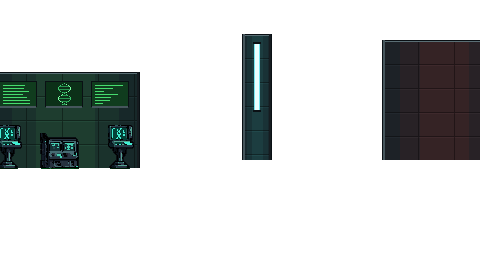
#> input picture assets/stage3/bchunk1.png, 480 x 270 px, given in place of run5_2.png, which was not available
$ python build3.py
#> lines starting #> are read from the running program, lines starting #| are printed output that depends on the picture; after the words box and inside, x2 and y2 are one past the last pixel; in counts of white or black regions, pixels touching at a corner belong together; pictures that were not available may be replaced by others from this repository, and a replacement may not be noted
### art/raw/enemies/proc.py
"""Enemy sprite pipeline: split AI sheets into frames, sample the native pixel grid, palette-lock, outline, pack.
usage: python art/raw/enemies/proc.py split SHEET OUTPREFIX --px 7.5 [--noflash]
"""
import sys, os, argparse
import numpy as np
from PIL import Image
from scipy import ndimage as ndi

OUT = (26, 20, 32)  # outline 1a1420


def load(p):
#> called with p = 'run5_2.png'
    return np.array(Image.open(p).convert('RGBA')).astype(np.int32)


# [91 lines left out: functions split, sample, outline, darken_edges, quantize, remove_flash and 1 more, not called in this run]


def to_img(f, scale=1):
    im = Image.fromarray(f.astype(np.uint8), 'RGBA')
    return im.resize((im.width * scale, im.height * scale), Image.NEAREST) if scale > 1 else im


# [20 lines left out: functions cells, show, not called in this run]


def split_n(a, n, athr=160, win=0.18):
#> called with n = 8, athr = 160, win = 0.18
    m = a[..., 3] > athr
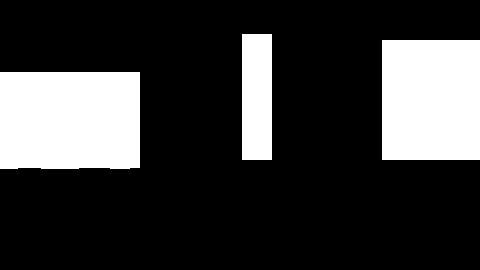
#> m: shape (270, 480) bool; 22.4% white; 3 white regions, box (x1, y1, x2, y2) and area: (0, 72, 140, 169) 13516, (382, 40, 480, 160) 11760, (242, 34, 272, 160) 3780
    cov = m.sum(0).astype(float)
#> cov = 480 values, max 126 at index 242, min 0 at index 140, mean 60.53
    xs = np.where(cov > 0)[0]; L, R = xs.min(), xs.max() + 1
#> after `xs = np.where(cov > 0)[0]`: xs = 268 values from 0 to 479
#> after `L, R = (xs.min(), xs.max() + 1)`: L = 0; R = 480
    step = (R - L) / n
#> step = 60
    bounds = [L]
#> bounds = [0]
    for k in range(1, n):
        c = int(L + k * step); w = int(step * win)
        seg = cov[c - w:c + w]
        bounds.append(c - w + int(np.argmin(seg)))
#> this loop made 7 passes
#> c on passes 1 to 7: 60, 120, 180, 240, 300, 360, 420
#> after the loop, bounds = [0, 50, 110, 170, 230, 290, 350, 410]
    bounds.append(R)
    return [(bounds[k], bounds[k + 1]) for k in range(n)]


# [12 lines left out: function pitch, not called in this run]


def grid_sample(a, px, athr=160, steps=6):
    """sample at native pitch px, choosing the grid phase with minimal within-cell colour variance"""
    m = a[..., 3] > athr
    ys, xs = np.where(m)
    y0, y1, x0, x1 = ys.min(), ys.max() + 1, xs.min(), xs.max() + 1
    best = None
    for oy in np.linspace(0, px, steps, endpoint=False):
        for ox in np.linspace(0, px, steps, endpoint=False):
            H = int(np.ceil((y1 - y0 + px) / px)); W = int(np.ceil((x1 - x0 + px) / px))
            cost = 0.0
            for j in range(0, H, 2):
                for i in range(0, W, 2):
                    cy, cx = y0 - px + oy + j * px, x0 - px + ox + i * px
                    blk = a[max(int(cy + 1), 0):max(int(cy + px - 1), 0), max(int(cx + 1), 0):max(int(cx + px - 1), 0)]
                    if blk.size == 0: continue
                    b = blk.reshape(-1, 4); b = b[b[:, 3] > athr]
                    if len(b) > 2: cost += b[:, :3].var(0).sum() * len(b)
            if best is None or cost < best[0]: best = (cost, oy, ox, H, W)
    _, oy, ox, H, W = best
    out = np.zeros((H, W, 4), np.uint8)
    for j in range(H):
        for i in range(W):
            cy, cx = y0 - px + oy + j * px, x0 - px + ox + i * px
            sy0, sy1 = int(cy + px * .2), int(cy + px * .8) + 1
            sx0, sx1 = int(cx + px * .2), int(cx + px * .8) + 1
            blk = a[max(sy0, 0):max(sy1, 0), max(sx0, 0):max(sx1, 0)].reshape(-1, 4)
            if not len(blk): continue
            on = blk[blk[:, 3] > athr]
            if len(on) * 2 < len(blk): continue
            out[j, i, :3] = np.median(on[:, :3], 0); out[j, i, 3] = 255
    # trim
    al = out[..., 3] > 0
    r = np.where(al.any(1))[0]; c = np.where(al.any(0))[0]
    return out[r.min():r.max() + 1, c.min():c.max() + 1]


# [4 lines left out: function head_x, not called in this run]

### art/raw/enemies/build.py
"""Build all enemy game art from the chosen raw generations.
python art/raw/enemies/build.py  -> assets/enemies/*.png, frames preview in art/raw/enemies/out/
"""
import os, json
from proc import *

HERE = os.path.dirname(os.path.abspath(__file__))
ROOT = os.path.abspath(os.path.join(HERE, '..', '..', '..'))
A = os.path.join(ROOT, 'assets', 'enemies'); os.makedirs(A, exist_ok=True)
O = os.path.join(HERE, 'out'); os.makedirs(O, exist_ok=True)
os.chdir(HERE)
OL = np.array(OUT)


# [46 lines left out: functions keep_largest, fix_outline, pop_goggles, not called in this run]


def mirror_ok(f):
    return f


# [4 lines left out: function pack, not called in this run]


def pick(sheet, n, px, idx=None, pre=None, gap=None):
    a = load(sheet)
    if pre: a = pre(a)
    segs = split_n(a, n) if gap is None else split(a, gap=gap)
#> segs = [(0, 50), (50, 110), (110, 170), (170, 230), (230, 290), (290, 350), (350, 410), (410, 480)]
    out = []
    for k, (s, e) in enumerate(segs):
        if idx and k not in idx: continue
        out.append(grid_sample(a[:, s:e], px))
#> this loop made 4 passes
#> (s, e, x1 in grid_sample, oy in grid_sample, ox in grid_sample, W in grid_sample, r in grid_sample, c in grid_sample) on passes 1 to 2: (0, 50, 50, 2.53, 1.27, 8, [1, 2, 3, 4, 5, 6, 7, 8, 9, 10, 11, 12], [0, 1, 2, 3, 4, 5, 6, 7]), (50, 110, 60, 2.53, 2.53, 9, [1, 2, 3, 4, 5, 6, 7, 8, 9, 10, 11, 12], [0, 1, 2, 3, 4, 5, 6, 7, 8])
#> (s, e, x1 in grid_sample, oy in grid_sample, ox in grid_sample, W in grid_sample, r in grid_sample) on pass 3: (110, 170, 30, 3.8, 2.53, 5, [0, 1, 2, 3, 4, 5, 6, 7, 8, 9, 10, 11, 12])
#> pass 1, in grid_sample, `m = a[..., 3] > athr`:
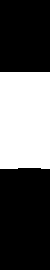
#> m: shape (270, 50) bool; 35.8% white; 1 white region, box (x1, y1, x2, y2) and area: (0, 72, 50, 169) 4827
#> pass 2, in grid_sample (call 2), `m = a[..., 3] > athr`:
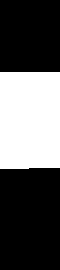
#> m: shape (270, 60) bool; 35.7% white; 1 white region, box (x1, y1, x2, y2) and area: (0, 72, 60, 169) 5789
#> pass 3, in grid_sample (call 3), `m = a[..., 3] > athr`:
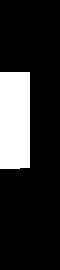
#> m: shape (270, 60) bool; 17.9% white; 1 white region, box (x1, y1, x2, y2) and area: (0, 72, 30, 169) 2900
#> after the loop, out = 3 items
    return out


import colorsys
def _ramp(h, sv):
    return [tuple(int(round(c * 255)) for c in colorsys.hsv_to_rgb(h / 360, s_, v_)) for s_, v_ in sv]
PAL = os.environ.get('SOLDIER_PAL', 'okhaki')
# ---- round 2: controlled palette ramp + real outline so soldiers read on busy jungle ----
INK = (14, 10, 18)
FAT = [(30, 42, 26), (58, 80, 42), (96, 122, 60), (150, 174, 92)]
if PAL == 'khaki':   # round 5: out of the foliage hue/sat band (jungle greens are hue 60-160, S 0.28-0.79)
    FAT = _ramp(48, [(0.50, 0.20), (0.44, 0.38), (0.40, 0.56), (0.32, 0.74)])
elif PAL == 'okhaki':
    FAT = _ramp(56, [(0.50, 0.11), (0.50, 0.25), (0.40, 0.55), (0.32, 0.74)])   # round 7: shadows pushed near ink
elif PAL == 'drab':
    FAT = _ramp(70, [(0.30, 0.20), (0.24, 0.38), (0.22, 0.56), (0.18, 0.74)])     # fatigue: shadow, mid, light, highlight
GUN = [(22, 22, 28), (58, 62, 74), (128, 134, 148)]
HELM = [(52, 70, 34), (92, 116, 54), (140, 164, 80), (204, 220, 132)]
if PAL == 'khaki':
    HELM = _ramp(54, [(0.44, 0.32), (0.40, 0.52), (0.34, 0.72), (0.24, 0.90)])
elif PAL == 'okhaki':
    HELM = _ramp(60, [(0.44, 0.34), (0.40, 0.55), (0.34, 0.74), (0.24, 0.92)])
elif PAL == 'drab':
    HELM = _ramp(72, [(0.26, 0.32), (0.22, 0.52), (0.18, 0.72), (0.12, 0.90)])
BOOT = [(52, 30, 20), (98, 60, 34)]
SKIN = [(150, 92, 60), (222, 162, 112)]
MASK = [(28, 30, 34), (52, 56, 62)]

def lum(c): return 0.3 * c[..., 0] + 0.59 * c[..., 1] + 0.11 * c[..., 2]

# [51 lines left out: function soldier_ramp, not called in this run]

import sys
POSE_PX = float(os.environ.get('POSE_PX', '12.6'))
TUR_PX = float(os.environ.get('TUR_PX', '9.4'))
# ---------------- soldier ----------------
run = [keep_largest(f) for f in pick('run5_2.png', 8, 7.6)]
up = [keep_largest(f) for f in pick('pose4_3.png', 4, POSE_PX)]
pose = [keep_largest(f) for f in pick('pose_1.png', 8, 6.2, pre=remove_flash)]
stand_aim, _sf, kneel_aim, _kf, d1, d2, d3, d4 = pose
# [6 lines left out: function recoil_body, not called in this run]
stand_aim, stand_fire, kneel_aim, kneel_fire = up
d1, d2, d3, d4 = [keep_largest(f) for f in pick('die5_1.png', 4, 10.5)]
sold = [soldier_ramp(f) for f in run + [stand_aim, stand_fire, kneel_aim, kneel_fire, d1, d2, d3, d4]]
# [91 lines left out: functions paint_face, rifle_edges, rim_light, inner_contours, not called in this run]
sold = [rim_light(inner_contours(rifle_edges(paint_face(f)))) if i < 12 else inner_contours(f) for i, f in enumerate(sold)]

# anchor: head centre for upright frames; bbox centre for death frames
anch = [head_x(f) for f in sold[:12]] + [f.shape[1] // 2 for f in sold[12:]]
CW, CH = 56, 44
# upright frames: shift anchor so body centre sits in the cell centre (head is slightly ahead)
anch = [a + 3 if i < 12 else a for i, a in enumerate(anch)]
pack(sold, CW, CH, anch, 'soldier')
show(sold, os.path.join(O, 'soldier.png'))

# ---------------- turret ----------------
tur = pick('tur4_2.png', 4, TUR_PX)
tur = [keep_largest(fix_outline(f)) for f in tur]
# [11 lines left out: function turret_red, not called in this run]
WARM = [(40, 34, 32), (70, 60, 54), (106, 92, 80), (148, 132, 112), (204, 188, 160)]
# [15 lines left out: function turret_warm, not called in this run]
HEADR = [(34, 32, 36), (74, 72, 76), (118, 114, 112), (170, 164, 152), (222, 214, 196)]   # lighter top-lit head
MOUNTR = [(26, 24, 26), (46, 42, 42), (70, 64, 60), (98, 90, 82), (132, 122, 108)]      # darker mount
# [54 lines left out: function turret_hard, not called in this run]
tur = [turret_hard(f) for f in tur]
# [5 lines left out: function blink, not called in this run]
turf = [tur[0], blink(tur[0], True), tur[2], tur[3]]
TW, TH = max(f.shape[1] for f in turf) + 2, max(f.shape[0] for f in turf)
def base_anchor(f):
    r = np.where(f[-1, :, 3] > 0)[0]; return int((r.min() + r.max()) // 2)
TW = max(max(f.shape[1] - base_anchor(f), base_anchor(f)) for f in turf) * 2 + 2
pack(turf, TW, TH, [base_anchor(f) for f in turf], 'turret')
show(turf, os.path.join(O, 'turret.png'))

# ---------------- drone ----------------
dr = pick('drone_2.png', 4, 11.3, gap=10)
dr = [keep_largest(f, frac=0.05) for f in dr]
METAL = [(20, 22, 28), (44, 48, 58), (80, 86, 100), (132, 140, 156), (200, 206, 216)]
# [51 lines left out: function drone_ramp, not called in this run]
dr = [drone_ramp(f) for f in dr]
DW, DH = max(f.shape[1] for f in dr) + 2, max(f.shape[0] for f in dr) + 1
pack(dr, DW, DH, [f.shape[1] // 2 for f in dr], 'drone')
show(dr, os.path.join(O, 'drone.png'))

# ---------------- capsule ----------------
cp = pick('caps_2.png', 4, 14.5, gap=10, idx=[0])
cp = [pop_goggles(keep_largest(fix_outline(f), frac=0.05)) for f in cp]
cp = quantize(cp, 20)
Image.fromarray(cp[0].astype(np.uint8), 'RGBA').save(os.path.join(A, 'capsule.png'))
show(cp, os.path.join(O, 'capsule.png'))

# ---------------- pickups: AI eagle wings + hand-drawn shield & bold letter ----------------
LET = {
 'M': ["XX...XX", "XXX.XXX", "XXXXXXX", "XX.X.XX", "XX...XX", "XX...XX", "XX...XX", "XX...XX"],
 'S': [".XXXXX.", "XX...XX", "XX.....", ".XXXXX.", ".....XX", ".....XX", "XX...XX", ".XXXXX."],
 'L': ["XX.....", "XX.....", "XX.....", "XX.....", "XX.....", "XX.....", "XXXXXXX", "XXXXXXX"],
}
wings = pick('pick_2.png', 3, 17.0, gap=10, idx=[0])[0]
wings = keep_largest(fix_outline(wings), frac=0.05)
wings = quantize([wings], 12)[0]
GOLD, GOLDD, RED, REDD, WHITE = (255, 214, 72, 255), (200, 130, 30, 255), (208, 30, 36, 255), (120, 10, 20, 255), (255, 255, 255, 255)
for k, pat in LET.items():
    w = wings.copy()
    H, W = w.shape[:2]
    sw, sh = 13, 15
    x0 = W // 2 - sw // 2; y0 = max(0, H // 2 - sh // 2)
    need = y0 + sh
    if need > H:
        w = np.pad(w, ((0, need - H), (0, 0), (0, 0))); H = need
    for j in range(sh):
        inset = max(0, j - (sh - 5))
        for i in range(inset, sw - inset):
            edge = i == inset or i == sw - 1 - inset or j == 0 or j == sh - 1
            rim = (i == inset + 1 or i == sw - 2 - inset or j == 1 or j == sh - 2) and not edge
            w[y0 + j, x0 + i] = (*OUT, 255) if edge else (GOLD if (rim and (i < sw // 2 or j == 1)) else GOLDD) if rim else RED
    lx, ly = x0 + 3, y0 + 2
    for j, row in enumerate(pat):
        for i, ch in enumerate(row):
            if ch == 'X' and tuple(w[ly + j + 1, lx + i + 1]) == RED: w[ly + j + 1, lx + i + 1] = REDD
    for j, row in enumerate(pat):
        for i, ch in enumerate(row):
            if ch == 'X':
                w[ly + j, lx + i] = WHITE
                if tuple(w[ly + j + 1, lx + i]) == RED: w[ly + j + 1, lx + i] = REDD
    Image.fromarray(w.astype(np.uint8), 'RGBA').save(os.path.join(A, f'pickup-{k}.png'))
    show([w], os.path.join(O, f'pickup-{k}.png'))

print('soldier cell', CW, CH, 'frames', len(sold), [f.shape for f in sold])
print('turret cell', TW, TH, [f.shape for f in turf])
print('drone cell', DW, DH, [f.shape for f in dr])
print('capsule', cp[0].shape, 'pickup', w.shape)
json.dump({'soldier': [CW, CH], 'turret': [TW, TH], 'drone': [DW, DH]}, open(os.path.join(O, 'sizes.json'), 'w'))

### art/raw/stage3/build3.py
"""Build STAGE 03 (underground lab) art into assets/stage3/.
Run from repo root: python art/raw/stage3/build3.py
All sprites are reduced with the native-pixel reducer (mode colour per cell, small palettes, orphan cleanup),
hard alpha, 1px outlines. The play plane is composited in world space from src/level/stage3/stage3.js and cut into chunks."""
import sys, os, json, re, subprocess
sys.path.insert(0, 'art/raw/world'); sys.path.insert(0, 'art/raw/stage3')
from pxlib import *
#> (the run stopped early here; a loop or call above may not have finished)

$ run again, on assets/stage3/bchunk3.png
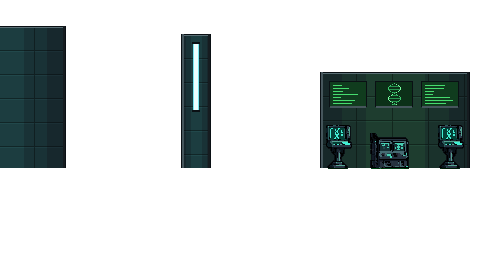
#> input picture assets/stage3/bchunk3.png, 480 x 270 px, given in place of run5_2.png, which was not available
#> in split_n, `m = a[..., 3] > athr`:
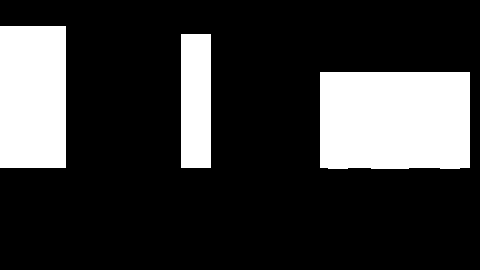
#> m: shape (270, 480) bool; 21.5% white; 3 white regions, box (x1, y1, x2, y2) and area: (320, 72, 470, 169) 14478, (0, 26, 66, 168) 9372, (181, 34, 211, 168) 4020
#> cov = 480 values, max 142 at index 0, min 0 at index 66, mean 58.06
#> xs = 246 values from 0 to 469
#> L = 0; R = 470
#> step = 58.75
#> in split_n, `bounds = [L]`: bounds = [0]
#> the loop in split_n, `for k in range(1, n):` made 7 passes
#> c on passes 1 to 7: 58, 117, 176, 235, 293, 352, 411
#> after the loop in split_n, `for k in range(1, n):`: bounds = [0, 66, 107, 166, 225, 283, 348, 409]
#> segs = [(0, 66), (66, 107), (107, 166), (166, 225), (225, 283), (283, 348), (348, 409), (409, 470)]
#> the loop in pick, `for k, (s, e) in enumerate(segs):` made 2 passes
#> (s, e, y0 in grid_sample, y1 in grid_sample, x0 in grid_sample, x1 in grid_sample, oy in grid_sample, ox in grid_sample) on pass 1: (0, 66, 26, 168, 0, 66, 1.27, 1.27)
#> pass 1, in grid_sample, `m = a[..., 3] > athr`:
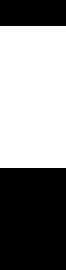
#> m: shape (270, 66) bool; 52.6% white; 2 black regions, box (x1, y1, x2, y2) and area: (0, 168, 66, 270) 6732, (0, 0, 66, 26) 1716
#> after the loop in pick, `for k, (s, e) in enumerate(segs):`: out = 1 item

$ run again, on assets/stage3/bchunk8.png
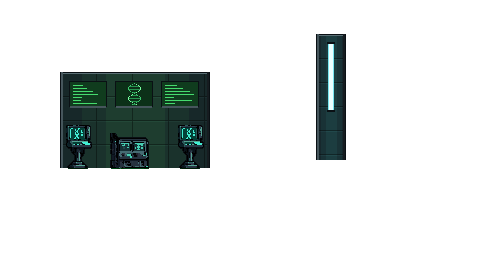
#> input picture assets/stage3/bchunk8.png, 480 x 270 px, given in place of run5_2.png, which was not available
#> in split_n, `m = a[..., 3] > athr`:
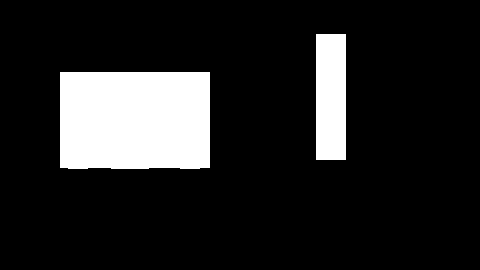
#> m: shape (270, 480) bool; 14.1% white; 2 white regions, box (x1, y1, x2, y2) and area: (60, 72, 210, 169) 14478, (316, 34, 346, 160) 3780
#> cov = 480 values, max 126 at index 316, min 0 at index 0, mean 38.04
#> xs = 180 values from 60 to 345
#> L = 60; R = 346
#> step = 35.75
#> in split_n, `bounds = [L]`: bounds = [60]
#> the loop in split_n, `for k in range(1, n):` made 7 passes
#> (c, seg) on passes 1 to 7: (95, [96, 96, 96, 96, 96, 96, 96, 96, 96, 96, 96, 96]), (131, [97, 97, 97, 97, 97, 97, 97, 97, 97, 97, 97, 97]), (167, [96, 96, 96, 96, 96, 96, 96, 96, 96, 96, 96, 96]), (203, [97, 97, 97, 96, 96, 96, 96, 96, 96, 96, 96, 96]), (238, [0, 0, 0, 0, 0, 0, 0, 0, 0, 0, 0, 0]), (274, [0, 0, 0, 0, 0, 0, 0, 0, 0, 0, 0, 0]), (310, [0, 0, 0, 0, 0, 0, 0, 0, 0, 0, 0, 0])
#> after the loop in split_n, `for k in range(1, n):`: bounds = [60, 89, 125, 161, 200, 232, 268, 304]
#> segs = [(60, 89), (89, 125), (125, 161), (161, 200), (200, 232), (232, 268), (268, 304), (304, 346)]
#> the loop in pick, `for k, (s, e) in enumerate(segs):` made 6 passes
#> (s, e, y1 in grid_sample, x1 in grid_sample, oy in grid_sample, ox in grid_sample, W in grid_sample, r in grid_sample) on passes 2, 4, 5: (89, 125, 169, 36, 2.53, 1.27, 6, [1, 2, 3, 4, 5, 6, 7, 8, 9, 10, 11, 12]), (161, 200, 169, 39, 2.53, 6.33, 7, [1, 2, 3, 4, 5, 6, 7, 8, 9, 10, 11, 12]), (200, 232, 168, 10, 0, 1.27, 3, [1, 2, 3, 4, 5, 6, 7, 8, 9, 10, 11, 12, 13])
#> after the loop in pick, `for k, (s, e) in enumerate(segs):`: out = 5 items
